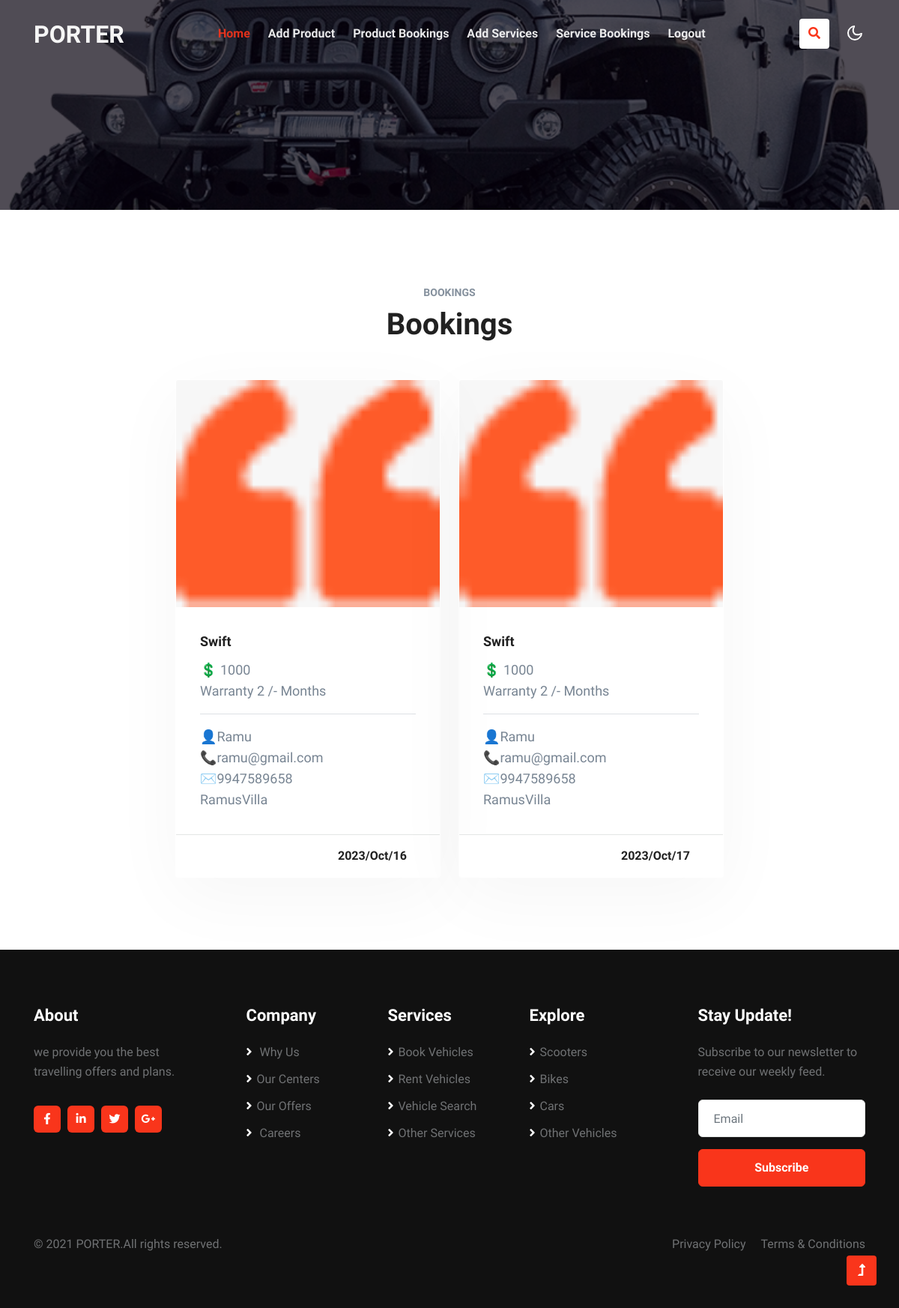
/port/CENTER/viewBookings.php (signed in), run on the app's committed database.
### tables this page shows
CREATE TABLE IF NOT EXISTS `tb_cart` (
  `cart_id` int NOT NULL AUTO_INCREMENT,
  `cusid` varchar(100) DEFAULT NULL,
  `centerid` varchar(100) DEFAULT NULL,
  `itemid` varchar(100) DEFAULT NULL,
  `item` varchar(100) DEFAULT NULL,
  `date` varchar(100) DEFAULT NULL,
  `status` varchar(10) DEFAULT NULL,
  PRIMARY KEY (`cart_id`)
);

CREATE TABLE IF NOT EXISTS `tb_product` (
  `productcode` bigint NOT NULL AUTO_INCREMENT,
  `centerid` int DEFAULT NULL,
  `productname` varchar(50) NOT NULL,
  `category` varchar(50) NOT NULL,
  `brand` varchar(50) NOT NULL,
  `price` bigint NOT NULL,
  `warranty` varchar(50) NOT NULL,
  `features` varchar(500) NOT NULL,
  `image` varchar(200) NOT NULL,
  PRIMARY KEY (`productcode`)
);

CREATE TABLE IF NOT EXISTS `user` (
  `uid` int NOT NULL AUTO_INCREMENT,
  `uname` varchar(40) NOT NULL,
  `uemail` varchar(40) NOT NULL,
  `uaddress` varchar(40) NOT NULL,
  `uphoneno` varchar(40) NOT NULL,
  PRIMARY KEY (`uid`)
);

### port/CENTER/viewBookings.php (the view, shortened to what this page needs)
<?php
include '../CONNECTION/DbConnection.php';
include 'centerHead.php';
$uid = $_SESSION['uid'];
?>
<section class="w3l-blog">
    <div class="blog py-5" id="Newsblog">
        <div class="container py-lg-5 py-md-4 py-2">
            <div class="title-content text-center mb-lg-3 mb-4">
                <h6 class="title-subw3hny mb-1">Bookings</h6>
                <h3 class="title-w3l mb-5">Bookings <br></h3>
            </div>
            <div class="row justify-content-center">
                <?php
                $res = mysqli_query($conn, "SELECT * FROM `tb_cart` C , `tb_product` P,`shop` S,`user` u WHERE C.`centerid`='$uid' AND C.`centerid`=S.`s_id` AND C.`itemid`= P.`productcode` AND c.`cusid`=u.`uid`AND  C.`status`='Paid' ");
                while ($rs = mysqli_fetch_array($res)) {
                ?>
                    <div class="col-lg-4 col-md-6 item">
                        <div class="card">
                            <div class="card-header p-0 position-relative">
                                <a href="#blog" class="zoom d-block">
                                    <img class="card-img-bottom d-block" src="../assets/image//<?php echo $rs['image'] ?>" alt="Card image cap">
                                </a>
                            </div>
                            <div class="card-body blog-details">
                                <a href="#blog" class="blog-desc"><?php echo $rs['productname'] ?></a>
                                <p>💲 <?php echo $rs['price'] ?></p>
                                <p>Warranty <?php echo $rs['warranty']; ?> /- Months </p>
                                <hr>
                                <p> 👤<?php echo $rs['uname'] ?></p>
                                <p> 📞<?php echo $rs['uemail'] ?></p>
                                <p> ✉️<?php echo $rs['uphoneno'] ?></p>
                                <p> <?php echo $rs['uaddress'] ?></p>
                            </div>
                            <div class="card-footer">
                                <div class="author align-items-center">
                                    <a href="#author" class="post-author">
                                    </a>
                                    <ul class="blog-meta">
                                    <li>
                                            <span class="meta-value"></span><a style="margin-left:150px;" href="#author"><?php echo $rs['date'] ?> </a>
                                        </li>
                                    </ul>
                                </div>
                            </div>
                        </div>
                    </div>
                <?php
                }
                ?>
            </div>
        </div>
    </div>
</section>
<?php
include '../COMMON/commonfooter.php';
?>

### data on the page
tb_cart: tb_product.image (picture), tb_product.productname "Swift", tb_product.price "1000", tb_product.warranty "2", user.uname "Ramu", user.uemail "ramu@gmail.com", user.uphoneno "9947589658", user.uaddress "RamusVilla", date "2023/Oct/16"
tb_cart: tb_product.image (picture), tb_product.productname "Swift", tb_product.price "1000", tb_product.warranty "2", user.uname "Ramu", user.uemail "ramu@gmail.com", user.uphoneno "9947589658", user.uaddress "RamusVilla", date "2023/Oct/17"
